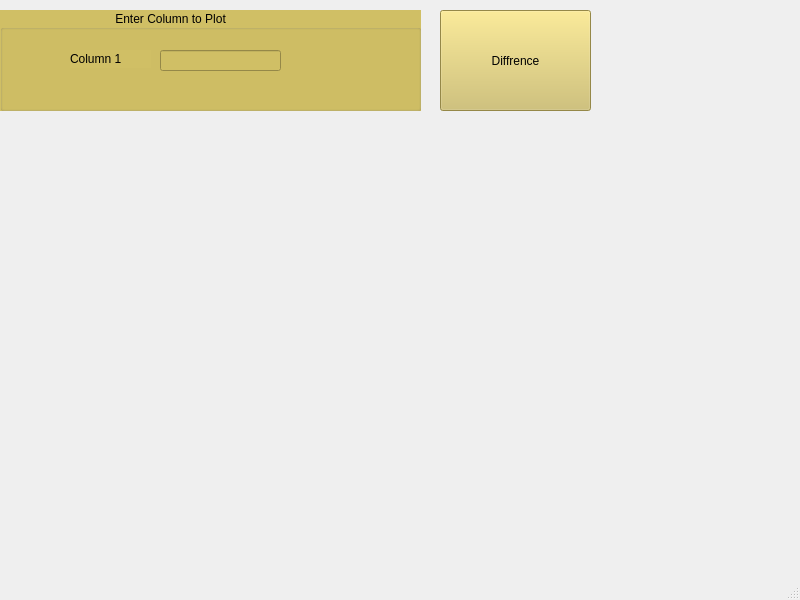
<?xml version="1.0" encoding="UTF-8"?>
<ui version="4.0">
 <class>MainWindow</class>
 <widget class="QMainWindow" name="MainWindow">
  <property name="geometry">
   <rect>
    <x>0</x>
    <y>0</y>
    <width>800</width>
    <height>600</height>
   </rect>
  </property>
  <property name="windowTitle">
   <string>MainWindow</string>
  </property>
  <property name="tabShape">
   <enum>QTabWidget::Rounded</enum>
  </property>
  <widget class="QWidget" name="widget">
   <widget class="QGroupBox" name="groupBox">
    <property name="geometry">
     <rect>
      <x>0</x>
      <y>10</y>
      <width>421</width>
      <height>101</height>
     </rect>
    </property>
    <property name="styleSheet">
     <string notr="true">background-color: rgb(208, 191, 101);</string>
    </property>
    <property name="title">
     <string>                                  Enter Column to Plot</string>
    </property>
    <widget class="QLabel" name="label_2">
     <property name="geometry">
      <rect>
       <x>70</x>
       <y>40</y>
       <width>81</width>
       <height>18</height>
      </rect>
     </property>
     <property name="text">
      <string>Column 1</string>
     </property>
    </widget>
    <widget class="QLineEdit" name="lineEdit">
     <property name="geometry">
      <rect>
       <x>160</x>
       <y>40</y>
       <width>121</width>
       <height>21</height>
      </rect>
     </property>
     <property name="echoMode">
      <enum>QLineEdit::Normal</enum>
     </property>
     <property name="clearButtonEnabled">
      <bool>true</bool>
     </property>
    </widget>
   </widget>
   <widget class="QPushButton" name="pushButton">
    <property name="geometry">
     <rect>
      <x>440</x>
      <y>10</y>
      <width>151</width>
      <height>101</height>
     </rect>
    </property>
    <property name="styleSheet">
     <string notr="true">gridline-color: rgb(208, 191, 101);
background-color: rgb(208, 191, 101);</string>
    </property>
    <property name="text">
     <string>Diffrence</string>
    </property>
   </widget>
   <widget class="QLabel" name="label">
    <property name="geometry">
     <rect>
      <x>490</x>
      <y>240</y>
      <width>81</width>
      <height>31</height>
     </rect>
    </property>
    <property name="text">
     <string/>
    </property>
   </widget>
   <widget class="QWidget" name="verticalLayoutWidget">
    <property name="geometry">
     <rect>
      <x>0</x>
      <y>110</y>
      <width>781</width>
      <height>441</height>
     </rect>
    </property>
    <layout class="QVBoxLayout" name="verticalLayout"/>
   </widget>
  </widget>
  <widget class="QMenuBar" name="menubar">
   <property name="geometry">
    <rect>
     <x>0</x>
     <y>0</y>
     <width>800</width>
     <height>23</height>
    </rect>
   </property>
  </widget>
  <widget class="QStatusBar" name="statusbar"/>
 </widget>
 <resources/>
 <connections/>
</ui>
